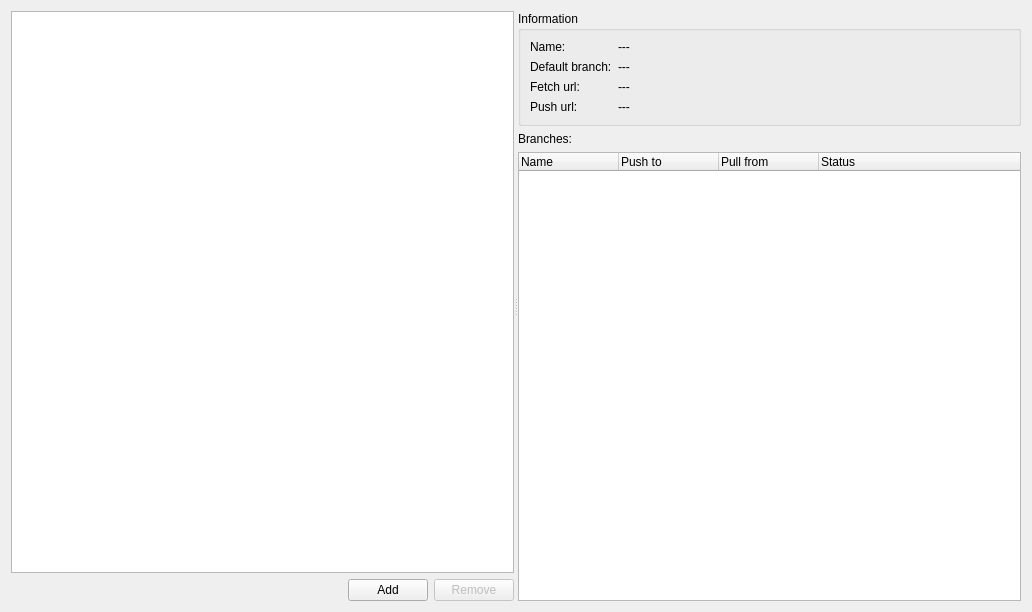
<?xml version="1.0" encoding="UTF-8"?>
<ui version="4.0">
 <class>RemotesWidget</class>
 <widget class="QWidget" name="RemotesWidget">
  <property name="geometry">
   <rect>
    <x>0</x>
    <y>0</y>
    <width>1032</width>
    <height>612</height>
   </rect>
  </property>
  <property name="windowTitle">
   <string>Remotes</string>
  </property>
  <property name="windowIcon">
   <iconset theme="git-remote">
    <normaloff>.</normaloff>.</iconset>
  </property>
  <layout class="QVBoxLayout" name="verticalLayout_3">
   <item>
    <widget class="QSplitter" name="splitter">
     <property name="orientation">
      <enum>Qt::Horizontal</enum>
     </property>
     <property name="childrenCollapsible">
      <bool>false</bool>
     </property>
     <widget class="QWidget" name="layoutWidget">
      <layout class="QVBoxLayout" name="verticalLayout_2">
       <item>
        <widget class="ListView" name="listView">
         <property name="contextMenuPolicy">
          <enum>Qt::CustomContextMenu</enum>
         </property>
        </widget>
       </item>
       <item>
        <layout class="QHBoxLayout" name="horizontalLayout">
         <item>
          <spacer name="horizontalSpacer">
           <property name="orientation">
            <enum>Qt::Horizontal</enum>
           </property>
           <property name="sizeHint" stdset="0">
            <size>
             <width>40</width>
             <height>20</height>
            </size>
           </property>
          </spacer>
         </item>
         <item>
          <widget class="PushButton" name="pushButtonAdd">
           <property name="text">
            <string>Add</string>
           </property>
          </widget>
         </item>
         <item>
          <widget class="PushButton" name="pushButtonRemove">
           <property name="enabled">
            <bool>false</bool>
           </property>
           <property name="text">
            <string>Remove</string>
           </property>
          </widget>
         </item>
        </layout>
       </item>
      </layout>
     </widget>
     <widget class="QWidget" name="layoutWidget1">
      <layout class="QVBoxLayout" name="verticalLayout">
       <item>
        <widget class="QGroupBox" name="groupBox">
         <property name="title">
          <string>Information</string>
         </property>
         <layout class="QFormLayout" name="formLayout">
          <item row="1" column="0">
           <widget class="QLabel" name="label">
            <property name="text">
             <string>Default branch:</string>
            </property>
           </widget>
          </item>
          <item row="1" column="1">
           <widget class="QLabel" name="labelDefaultBranch">
            <property name="text">
             <string>---</string>
            </property>
            <property name="wordWrap">
             <bool>true</bool>
            </property>
           </widget>
          </item>
          <item row="2" column="0">
           <widget class="QLabel" name="label_2">
            <property name="text">
             <string>Fetch url:</string>
            </property>
           </widget>
          </item>
          <item row="2" column="1">
           <widget class="QLabel" name="labelFetchUrl">
            <property name="text">
             <string>---</string>
            </property>
            <property name="wordWrap">
             <bool>true</bool>
            </property>
           </widget>
          </item>
          <item row="3" column="0">
           <widget class="QLabel" name="label_3">
            <property name="text">
             <string>Push url:</string>
            </property>
           </widget>
          </item>
          <item row="3" column="1">
           <widget class="QLabel" name="labelPushUrl">
            <property name="text">
             <string>---</string>
            </property>
            <property name="wordWrap">
             <bool>true</bool>
            </property>
           </widget>
          </item>
          <item row="0" column="0">
           <widget class="QLabel" name="label_7">
            <property name="text">
             <string>Name:</string>
            </property>
           </widget>
          </item>
          <item row="0" column="1">
           <widget class="QLabel" name="labelRemoteName">
            <property name="text">
             <string>---</string>
            </property>
            <property name="wordWrap">
             <bool>true</bool>
            </property>
           </widget>
          </item>
         </layout>
        </widget>
       </item>
       <item>
        <widget class="QLabel" name="label_4">
         <property name="text">
          <string>Branches:</string>
         </property>
        </widget>
       </item>
       <item>
        <widget class="QTreeWidget" name="treeWidget">
         <column>
          <property name="text">
           <string>Name</string>
          </property>
         </column>
         <column>
          <property name="text">
           <string>Push to</string>
          </property>
         </column>
         <column>
          <property name="text">
           <string>Pull from</string>
          </property>
         </column>
         <column>
          <property name="text">
           <string>Status</string>
          </property>
         </column>
        </widget>
       </item>
      </layout>
     </widget>
    </widget>
   </item>
  </layout>
 </widget>
 <customwidgets>
  <customwidget>
   <class>PushButton</class>
   <extends>QPushButton</extends>
   <header>core/pushbutton.h</header>
  </customwidget>
  <customwidget>
   <class>ListView</class>
   <extends>QListView</extends>
   <header>core/listview.h</header>
  </customwidget>
 </customwidgets>
 <resources/>
 <connections/>
</ui>
